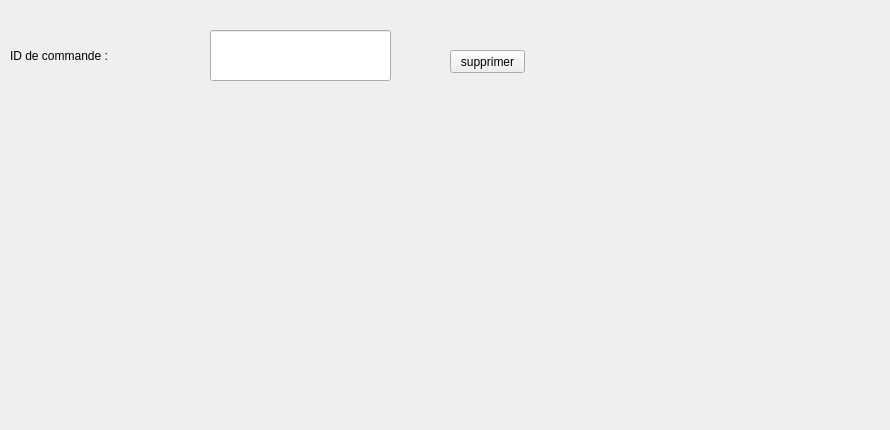
     <widget class="QWidget" name="tab_10">
      <attribute name="icon">
       <iconset>
        <normaloff>../../gestion_fournisseur/PP.png</normaloff>../../gestion_fournisseur/PP.png</iconset>
      </attribute>
      <attribute name="title">
       <string>Supprimer</string>
      </attribute>
      <widget class="QLabel" name="label_23">
       <property name="geometry">
        <rect>
         <x>10</x>
         <y>20</y>
         <width>161</width>
         <height>121</height>
        </rect>
       </property>
       <property name="text">
        <string/>
       </property>
      </widget>
      <widget class="QLabel" name="label_42">
       <property name="geometry">
        <rect>
         <x>-10</x>
         <y>-10</y>
         <width>881</width>
         <height>421</height>
        </rect>
       </property>
       <property name="text">
        <string/>
       </property>
       <property name="pixmap">
        <pixmap resource="ressources.qrc">:/images/img/imf.jpg</pixmap>
       </property>
      </widget>
      <widget class="QPushButton" name="pushButton_15">
       <property name="geometry">
        <rect>
         <x>430</x>
         <y>30</y>
         <width>121</width>
         <height>61</height>
        </rect>
       </property>
       <property name="styleSheet">
        <string notr="true">#pushButton_15{
	image: url(:/new/prefix1/i,qge/PP.png);
border:none;}</string>
       </property>
       <property name="text">
        <string/>
       </property>
      </widget>
      <widget class="QLabel" name="label_43">
       <property name="geometry">
        <rect>
         <x>10</x>
         <y>40</y>
         <width>191</width>
         <height>31</height>
        </rect>
       </property>
       <property name="styleSheet">
        <string notr="true">font: 12pt &quot;MS Shell Dlg 2&quot;;</string>
       </property>
       <property name="text">
        <string>ID de commande :</string>
       </property>
      </widget>
      <widget class="QLineEdit" name="le_id_supp">
       <property name="geometry">
        <rect>
         <x>210</x>
         <y>30</y>
         <width>181</width>
         <height>51</height>
        </rect>
       </property>
      </widget>
      <widget class="QPushButton" name="supprimer_bon">
       <property name="geometry">
        <rect>
         <x>450</x>
         <y>50</y>
         <width>75</width>
         <height>23</height>
        </rect>
       </property>
       <property name="text">
        <string>supprimer</string>
       </property>
      </widget>
     </widget>
